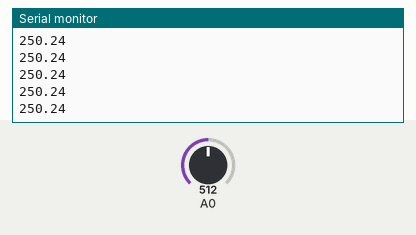
Recording of a sketch running on a simulated Arduino Uno, built with avr-gcc and run on an emulated ATmega328P. On the bench: the last lines printed to the serial monitor. The test bench sets the inputs (shaded band); at power-on: A0 = 512.

Above: at 1.2 s.
1.3 s: A0 set to 716
At 2.0 s:
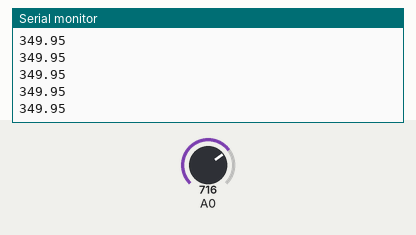
2.8 s: A0 set to 900
At 3.8 s:
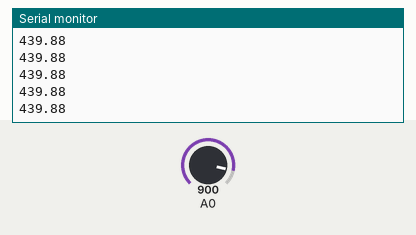
Timing chart, 0 to 5.8 s (numbered marks = the images above; inputs shaded):
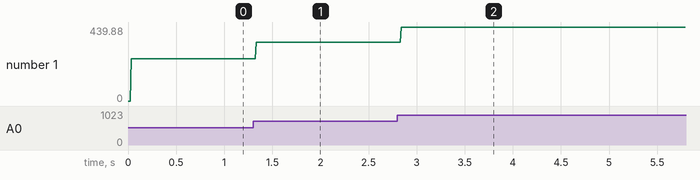

Measured:
- after the input at 1.3 s, the serial monitor: prints a new line at once (image 1)
- after the input at 2.8 s, the serial monitor: prints a new line at once (image 2)
- plotted number 1: 250.24 → 349.95 after the input at 1.3 s, 349.95 → 439.88 after the input at 2.8 s

The sketch:

filtros_arduino.ino
```cpp
float vec[7]={0.0,0.0,0.0,0.0,0.0,0.0,0.0}, vec2[7]={0.0,0.0,0.0,0.0,0.0,0.0,0.0};
int i=0, j=0;
float aux,c=0, m, t;

void setup()
{
   pinMode(A0, INPUT);
   Serial.begin(9600);
}

void loop()
{
    c=analogRead(A0);
    c=c*(5.0/1023.0);
    t=c/0.01;

    vec[6]=vec[5];
    vec[5]=vec[4];
    vec[4]=vec[3];
    vec[3]=vec[2];
    vec[2]=vec[1];
    vec[1]=vec[0];
    vec[0]=t;

    vec2[6]=vec[6];
    vec2[5]=vec[5];
    vec2[4]=vec[4];
    vec2[3]=vec[3];
    vec2[2]=vec[2];
    vec2[1]=vec[1];
    vec2[0]=vec[0];

    for(i=0; i<7; i++)
    {
      for(j=0; j<6; j++)
      {
        if(vec2[j]>vec2[j+1])
        {
          aux=vec2[j+1];
          vec2[j+1]=vec2[j];
          vec2[j]=aux;
        }
      }
    }

    m=vec2[3];
    Serial.println(m);
    delay(10);
}
```
